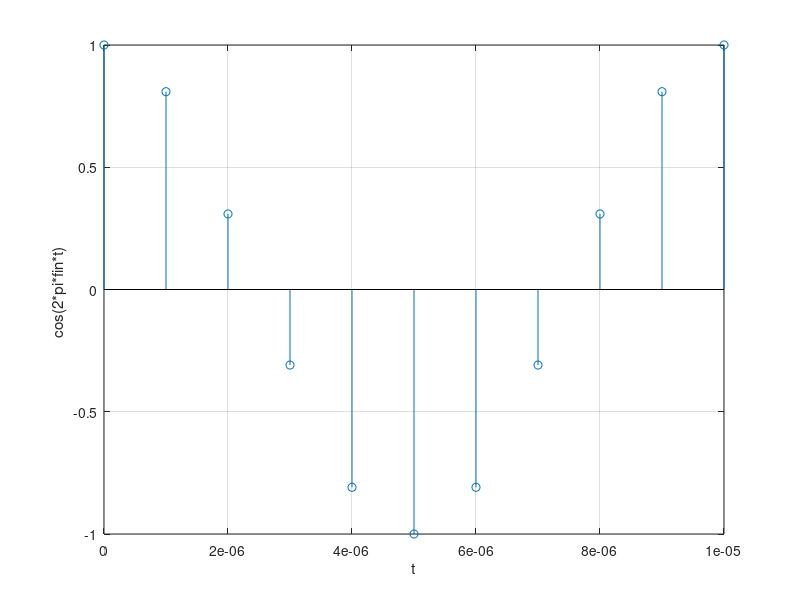

Source code (MATLAB): (Note: this script raises an error after producing the figure.)
%_______________signal defenition in time domain (input)___________________

clear all; clc;
fs=1e6;
fin=100e3;
t=0:1/fs:10e-6;
xt=cos(2*pi*fin*t);
figure(1); 

stem(t,xt); 
grid on; xlabel(' t '); ylabel(' cos(2*pi*fin*t)  ');

%__________________ sampling,quantizing and bit generation_________________

Nx=5;
xd=xt(1:Nx);
a=1;
n=8;
N=2^n;
delta=(2*a)/N;
q=linspace(-a-delta/2,a-delta/2,N+1);
for j=1:Nx
for i=1:N;
    if (xd(j)<=q(i+1))&(xd(j)>q(i))
        xq(j)=q(i)+delta/2;
        nl=i;
    break;
    end
end
if xd(j)<=q(1)
    xq(j)=q(1)+delta/2;
    nl=1;
elseif xd(j)>q(N+1)
    xq(j)=q(N+1)-delta/2;
    nl=N;
end

b(j,1:n)=dec2bin(nl-1,n);

end
for j=1:Nx;
    fprintf(' sample(%i) is : %s  \n',j,b(j,:));
end
c=b.';
c=c(:).';
t=0:1/fs:4e-3;
ystp=stp(t,0)-stp(t,1e-3+1/fs);
Lc=length(c);
yout=[];
for k=1:Lc
    if c(k)=='1'
        yout=[yout,ystp];
    elseif c(k)=='0'
        yout=[yout,-ystp];
    end
end
tout=0:1/fs:Lc*(4e-3)+(Lc-1)*1/fs;
figure(2);
plot(tout,yout);
xlabel(' time ');
ylabel( 'modulated signal amplitude ');